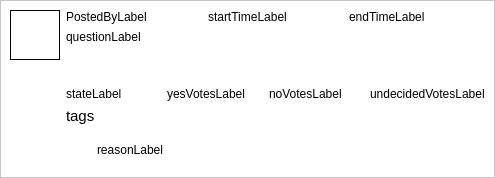
<?xml version="1.0" encoding="UTF-8"?>
<ui version="4.0">
 <class>PostItem</class>
 <widget class="QWidget" name="PostItem">
  <property name="geometry">
   <rect>
    <x>0</x>
    <y>0</y>
    <width>495</width>
    <height>178</height>
   </rect>
  </property>
  <property name="sizePolicy">
   <sizepolicy hsizetype="Preferred" vsizetype="Preferred">
    <horstretch>0</horstretch>
    <verstretch>0</verstretch>
   </sizepolicy>
  </property>
  <property name="palette">
   <palette>
    <active>
     <colorrole role="Base">
      <brush brushstyle="SolidPattern">
       <color alpha="255">
        <red>255</red>
        <green>255</green>
        <blue>255</blue>
       </color>
      </brush>
     </colorrole>
     <colorrole role="Window">
      <brush brushstyle="SolidPattern">
       <color alpha="255">
        <red>255</red>
        <green>255</green>
        <blue>255</blue>
       </color>
      </brush>
     </colorrole>
    </active>
    <inactive>
     <colorrole role="Base">
      <brush brushstyle="SolidPattern">
       <color alpha="255">
        <red>255</red>
        <green>255</green>
        <blue>255</blue>
       </color>
      </brush>
     </colorrole>
     <colorrole role="Window">
      <brush brushstyle="SolidPattern">
       <color alpha="255">
        <red>255</red>
        <green>255</green>
        <blue>255</blue>
       </color>
      </brush>
     </colorrole>
    </inactive>
    <disabled>
     <colorrole role="Base">
      <brush brushstyle="SolidPattern">
       <color alpha="255">
        <red>255</red>
        <green>255</green>
        <blue>255</blue>
       </color>
      </brush>
     </colorrole>
     <colorrole role="Window">
      <brush brushstyle="SolidPattern">
       <color alpha="255">
        <red>255</red>
        <green>255</green>
        <blue>255</blue>
       </color>
      </brush>
     </colorrole>
    </disabled>
   </palette>
  </property>
  <property name="windowTitle">
   <string>Form</string>
  </property>
  <property name="autoFillBackground">
   <bool>true</bool>
  </property>
  <layout class="QVBoxLayout" name="verticalLayout_2">
   <property name="spacing">
    <number>0</number>
   </property>
   <property name="margin">
    <number>0</number>
   </property>
   <item>
    <widget class="QFrame" name="frame">
     <property name="frameShape">
      <enum>QFrame::StyledPanel</enum>
     </property>
     <property name="frameShadow">
      <enum>QFrame::Raised</enum>
     </property>
     <layout class="QGridLayout" name="gridLayout">
      <item row="1" column="0" rowspan="8">
       <layout class="QVBoxLayout" name="verticalLayout">
        <item>
         <widget class="QLabel" name="userPictureLabel">
          <property name="sizePolicy">
           <sizepolicy hsizetype="Fixed" vsizetype="Fixed">
            <horstretch>0</horstretch>
            <verstretch>0</verstretch>
           </sizepolicy>
          </property>
          <property name="minimumSize">
           <size>
            <width>50</width>
            <height>50</height>
           </size>
          </property>
          <property name="maximumSize">
           <size>
            <width>50</width>
            <height>50</height>
           </size>
          </property>
          <property name="frameShape">
           <enum>QFrame::Box</enum>
          </property>
          <property name="text">
           <string/>
          </property>
          <property name="textInteractionFlags">
           <set>Qt::NoTextInteraction</set>
          </property>
         </widget>
        </item>
        <item>
         <spacer name="verticalSpacer">
          <property name="orientation">
           <enum>Qt::Vertical</enum>
          </property>
          <property name="sizeHint" stdset="0">
           <size>
            <width>47</width>
            <height>13</height>
           </size>
          </property>
         </spacer>
        </item>
       </layout>
      </item>
      <item row="1" column="1">
       <layout class="QHBoxLayout" name="horizontalLayout">
        <item>
         <widget class="QLabel" name="postedByLabel">
          <property name="text">
           <string>PostedByLabel</string>
          </property>
         </widget>
        </item>
        <item>
         <widget class="QLabel" name="startTimeLabel">
          <property name="text">
           <string>startTimeLabel</string>
          </property>
         </widget>
        </item>
        <item>
         <widget class="QLabel" name="endTimeLabel">
          <property name="sizePolicy">
           <sizepolicy hsizetype="Preferred" vsizetype="Preferred">
            <horstretch>0</horstretch>
            <verstretch>0</verstretch>
           </sizepolicy>
          </property>
          <property name="text">
           <string>endTimeLabel</string>
          </property>
          <property name="textInteractionFlags">
           <set>Qt::LinksAccessibleByMouse|Qt::TextSelectableByMouse</set>
          </property>
         </widget>
        </item>
       </layout>
      </item>
      <item row="2" column="1">
       <widget class="QLabel" name="questionLabel">
        <property name="sizePolicy">
         <sizepolicy hsizetype="Expanding" vsizetype="MinimumExpanding">
          <horstretch>0</horstretch>
          <verstretch>0</verstretch>
         </sizepolicy>
        </property>
        <property name="text">
         <string>questionLabel</string>
        </property>
        <property name="alignment">
         <set>Qt::AlignLeading|Qt::AlignLeft|Qt::AlignTop</set>
        </property>
        <property name="wordWrap">
         <bool>true</bool>
        </property>
        <property name="textInteractionFlags">
         <set>Qt::LinksAccessibleByMouse|Qt::TextSelectableByMouse</set>
        </property>
       </widget>
      </item>
      <item row="3" column="1">
       <layout class="QHBoxLayout" name="horizontalLayout_2">
        <item>
         <widget class="QLabel" name="stateLabel">
          <property name="text">
           <string>stateLabel</string>
          </property>
         </widget>
        </item>
        <item>
         <widget class="QLabel" name="yesVotesLabel">
          <property name="text">
           <string>yesVotesLabel</string>
          </property>
         </widget>
        </item>
        <item>
         <widget class="QLabel" name="noVotesLabel">
          <property name="text">
           <string>noVotesLabel</string>
          </property>
         </widget>
        </item>
        <item>
         <widget class="QLabel" name="undecidedVotesLabel">
          <property name="text">
           <string>undecidedVotesLabel</string>
          </property>
         </widget>
        </item>
       </layout>
      </item>
      <item row="6" column="1" rowspan="2">
       <layout class="QHBoxLayout" name="horizontalLayout_3">
        <item>
         <widget class="QLabel" name="advisorPictureLabel">
          <property name="sizePolicy">
           <sizepolicy hsizetype="Fixed" vsizetype="Fixed">
            <horstretch>0</horstretch>
            <verstretch>0</verstretch>
           </sizepolicy>
          </property>
          <property name="minimumSize">
           <size>
            <width>25</width>
            <height>25</height>
           </size>
          </property>
          <property name="maximumSize">
           <size>
            <width>25</width>
            <height>25</height>
           </size>
          </property>
          <property name="styleSheet">
           <string notr="true"/>
          </property>
          <property name="text">
           <string/>
          </property>
          <property name="alignment">
           <set>Qt::AlignLeading|Qt::AlignLeft|Qt::AlignTop</set>
          </property>
         </widget>
        </item>
        <item>
         <widget class="QLabel" name="advisorReasonLabel">
          <property name="text">
           <string>reasonLabel</string>
          </property>
          <property name="wordWrap">
           <bool>true</bool>
          </property>
         </widget>
        </item>
       </layout>
      </item>
      <item row="4" column="1">
       <widget class="QLabel" name="tagLabel">
        <property name="sizePolicy">
         <sizepolicy hsizetype="Maximum" vsizetype="Preferred">
          <horstretch>0</horstretch>
          <verstretch>0</verstretch>
         </sizepolicy>
        </property>
        <property name="font">
         <font>
          <pointsize>11</pointsize>
         </font>
        </property>
        <property name="text">
         <string>tags</string>
        </property>
       </widget>
      </item>
     </layout>
    </widget>
   </item>
  </layout>
 </widget>
 <resources/>
 <connections/>
</ui>
